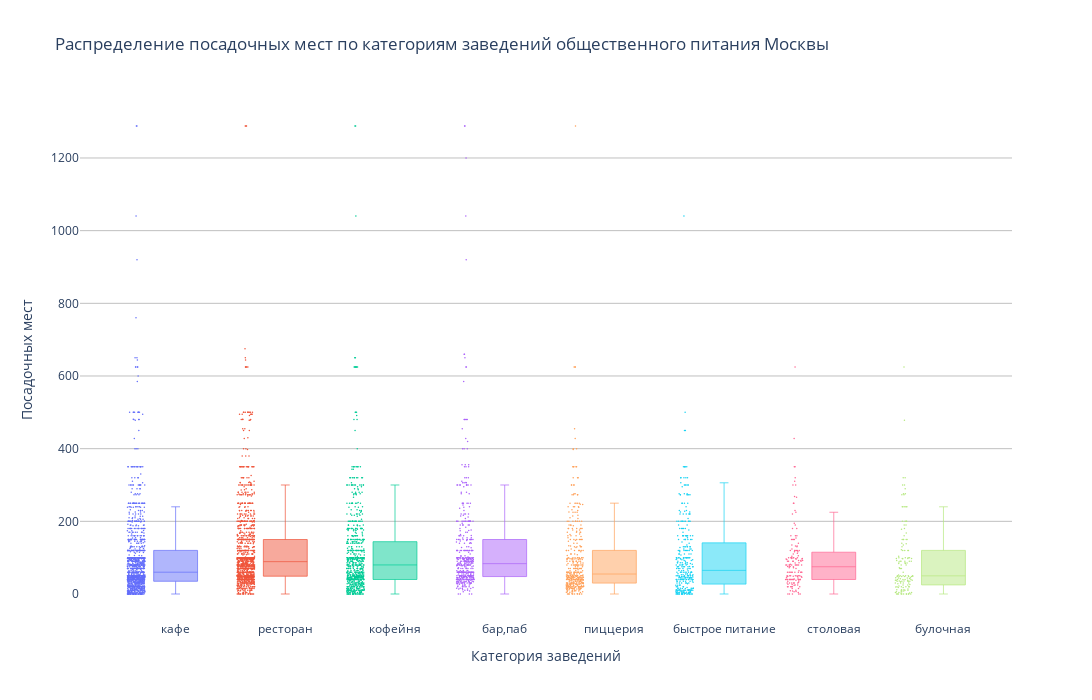

Notebook code cell kept with this figure:
### Markdown cell above
Посмотрим на распределение заведений по количеству посадочных мест и категориям.

### Code cell
cafe = df.query('category == "кафе"')
rstrn = df.query('category == "ресторан"')
cfhs = df.query('category == "кофейня"')
bar_pub = df.query('category == "бар,паб"')
pizza = df.query('category == "пиццерия"')
fast_food = df.query('category == "быстрое питание"')
canteen = df.query('category == "столовая"')
bakery = df.query('category == "булочная"')

fig = go.Figure()
fig.add_trace(go.Box(y=cafe['seats'], name='кафе', boxpoints='all'))
fig.add_trace(go.Box(y=rstrn['seats'], name='ресторан', boxpoints='all'))
fig.add_trace(go.Box(y=cfhs['seats'], name='кофейня', boxpoints='all'))
fig.add_trace(go.Box(y=bar_pub['seats'], name='бар,паб', boxpoints='all'))
fig.add_trace(go.Box(y=pizza['seats'], name='пиццерия', boxpoints='all'))
fig.add_trace(go.Box(y=fast_food['seats'], name='быстрое питание', boxpoints='all'))
fig.add_trace(go.Box(y=canteen['seats'], name='столовая', boxpoints='all'))
fig.add_trace(go.Box(y=bakery['seats'], name='булочная', boxpoints='all'))

fig.update_layout(title_text='Распределение посадочных мест по категориям заведений общественного питания Москвы',
                width=1100,
                height=700,
                plot_bgcolor='white',
                showlegend=False)
fig.update_traces(boxpoints='all',
            jitter=0.4,
            pointpos=-1.8,
            whiskerwidth=0.2,
            marker_size=1.5,
            line_width=0.7,
            width=0.4)
fig.update_xaxes(title_text='Категория заведений')
fig.update_yaxes(title_text='Посадочных мест', gridcolor='silver')
fig.show()

### Figure 1 — Plotly figure (JSON) as saved in the notebook; plotly's stock layout.template omitted (floating-point values rounded to 4 significant figures; data arrays with more than 128 entries replaced by an {"elided": "..."} marker saying what was removed)
{"data": [{"boxpoints": "all", "jitter": 0.4, "line": {"width": 0.7}, "marker": {"size": 1.5}, "name": "кафе", "pointpos": -1.8, "type": "box", "whiskerwidth": 0.2, "width": 0.4, "y": {"elided": "2397 int values"}}, {"boxpoints": "all", "jitter": 0.4, "line": {"width": 0.7}, "marker": {"size": 1.5}, "name": "ресторан", "pointpos": -1.8, "type": "box", "whiskerwidth": 0.2, "width": 0.4, "y": {"elided": "1963 int values"}}, {"boxpoints": "all", "jitter": 0.4, "line": {"width": 0.7}, "marker": {"size": 1.5}, "name": "кофейня", "pointpos": -1.8, "type": "box", "whiskerwidth": 0.2, "width": 0.4, "y": {"elided": "1409 int values"}}, {"boxpoints": "all", "jitter": 0.4, "line": {"width": 0.7}, "marker": {"size": 1.5}, "name": "бар,паб", "pointpos": -1.8, "type": "box", "whiskerwidth": 0.2, "width": 0.4, "y": {"elided": "763 int values"}}, {"boxpoints": "all", "jitter": 0.4, "line": {"width": 0.7}, "marker": {"size": 1.5}, "name": "пиццерия", "pointpos": -1.8, "type": "box", "whiskerwidth": 0.2, "width": 0.4, "y": {"elided": "633 int values"}}, {"boxpoints": "all", "jitter": 0.4, "line": {"width": 0.7}, "marker": {"size": 1.5}, "name": "быстрое питание", "pointpos": -1.8, "type": "box", "whiskerwidth": 0.2, "width": 0.4, "y": {"elided": "596 int values"}}, {"boxpoints": "all", "jitter": 0.4, "line": {"width": 0.7}, "marker": {"size": 1.5}, "name": "столовая", "pointpos": -1.8, "type": "box", "whiskerwidth": 0.2, "width": 0.4, "y": {"elided": "314 int values"}}, {"boxpoints": "all", "jitter": 0.4, "line": {"width": 0.7}, "marker": {"size": 1.5}, "name": "булочная", "pointpos": -1.8, "type": "box", "whiskerwidth": 0.2, "width": 0.4, "y": {"elided": "256 int values"}}], "layout": {"height": 700, "plot_bgcolor": "white", "showlegend": false, "title": {"text": "Распределение посадочных мест по категориям заведений общественного питания Москвы"}, "width": 1100, "xaxis": {"autorange": true, "range": [-0.8716, 7.625], "title": {"text": "Категория заведений"}, "type": "category"}, "yaxis": {"autorange": true, "gridcolor": "silver", "range": [-71.56, 1360.0], "title": {"text": "Посадочных мест"}, "type": "linear"}}}
